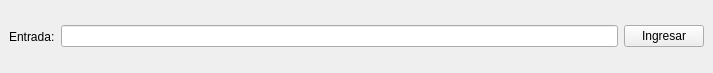
<?xml version="1.0" encoding="UTF-8"?>
<ui version="4.0">
 <class>MainWindow</class>
 <widget class="QMainWindow" name="MainWindow">
  <property name="geometry">
   <rect>
    <x>0</x>
    <y>0</y>
    <width>713</width>
    <height>73</height>
   </rect>
  </property>
  <property name="windowTitle">
   <string>MainWindow</string>
  </property>
  <widget class="QWidget" name="centralwidget">
   <layout class="QHBoxLayout" name="horizontalLayout">
    <item>
     <widget class="QLabel" name="label">
      <property name="text">
       <string>Entrada:</string>
      </property>
     </widget>
    </item>
    <item>
     <widget class="QLineEdit" name="entrada">
      <property name="readOnly">
       <bool>true</bool>
      </property>
     </widget>
    </item>
    <item>
     <widget class="QPushButton" name="ingresar">
      <property name="text">
       <string>Ingresar</string>
      </property>
     </widget>
    </item>
   </layout>
  </widget>
 </widget>
 <resources/>
 <connections/>
</ui>
